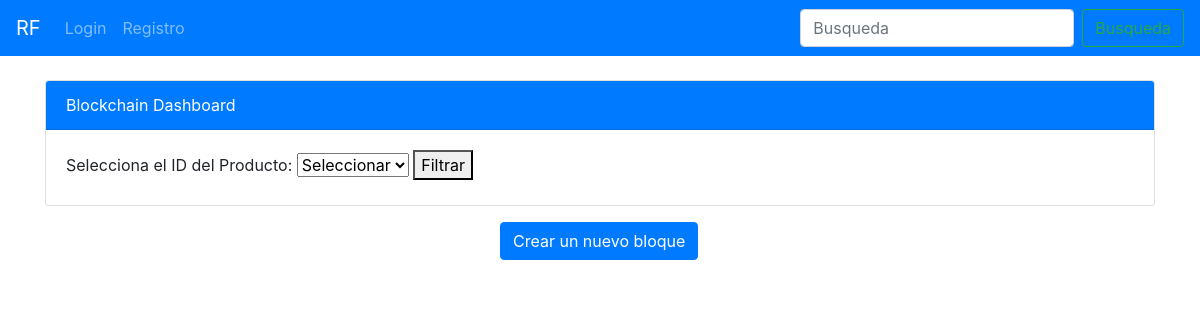
The app's page /blockchain/dashboard/, older data.
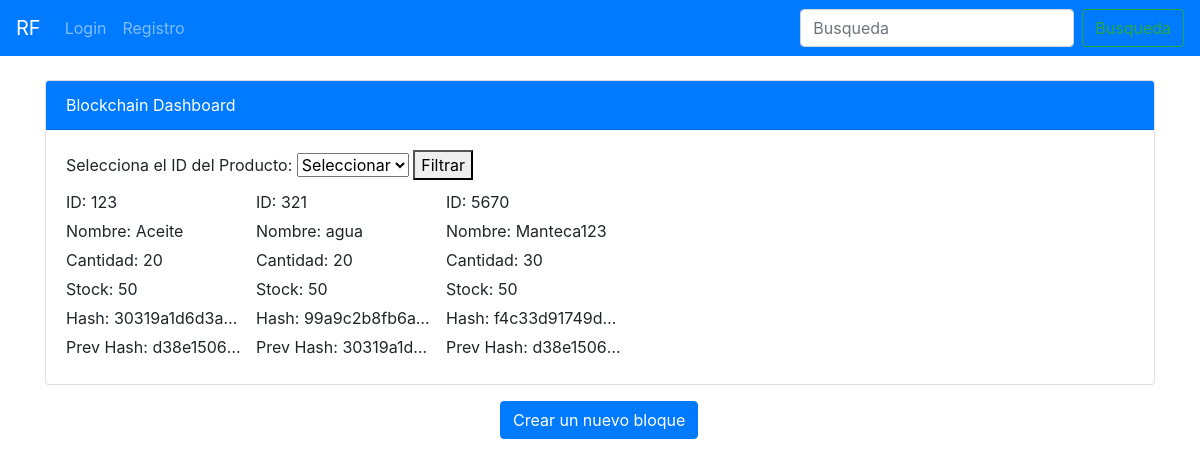
The same page, newer data.
### blockchain/models.py (models this page shows)
class Block(models.Model):
    producto_id = models.CharField(max_length=100)
    nombre = models.CharField(max_length=100)
    cantidad = models.IntegerField()
    stock = models.IntegerField()
    hash = models.CharField(max_length=64)
    prev_hash = models.CharField(max_length=64)
    timestamp = models.DateTimeField(auto_now_add=True)
    def __str__(self):
        return f'Bloque {self.id} - {self.nombre}'

### blockchain/views.py (the view)
# urls.py: path('dashboard/', views.blockchain_dashboard, name='blockchain_dashboard'),  # Ruta para el dashboard
def blockchain_dashboard(request):
    all_ids = Block.objects.values_list('producto_id', flat=True).distinct()
    print(f"All IDs: {all_ids}")  # Agrega esta línea para depurar
    producto_id = request.GET.get('producto_id')
    if producto_id:
        blocks = Block.objects.filter(producto_id=producto_id)
    else:
        blocks = Block.objects.all()
    print(f"Blocks: {blocks}")  # Agrega esta línea para depurar
    context = {
        'all_ids': all_ids,
        'blocks': blocks,
    }
    return render(request, 'blockchain/dashboard.html', context)

### templates/blockchain/dashboard.html (shortened to what this page needs)
<!DOCTYPE html>
<html lang="es">
<head>
</head>
<body>
    {% block content %}
    {% include 'partials/nav.html'%}
    <div class="container mt-4">
        <div class="card">
            <div class="card-header bg-primary text-white">Blockchain Dashboard</div>
            <div class="card-body">
            <form method="get" action="{% url 'blockchain_dashboard' %}">
                <label for="producto_id">Selecciona el ID del Producto:</label>
                <select id="producto_id" name="producto_id">
                    <option value=""> Seleccionar </option>
                </select>
                <button type="submit">Filtrar</button>
            </form>
            <div class="block-container">
                {% for block in blocks %}
                <div class="block">
                    <p>ID: {{ block.producto_id }}</p>
                    <p>Nombre: {{ block.nombre }}</p>
                    <p>Cantidad: {{ block.cantidad }}</p>
                    <p>Stock: {{ block.stock }}</p>
                    <p>Hash: {{ block.hash }}</p>
                    <p>Prev Hash: {{ block.prev_hash }}</p>
                </div>
                {% endfor %}
            </div>
        </div>
    </div>
<div class="container mt-3">
<div class="mx-auto " style="width: 200px;">
<a href="{% url 'block-index' %}" class="btn btn-primary">
    Crear un nuevo bloque</a></div>
</div>
{% endblock%}
</body>
</html>

### templates/partials/nav.html (shortened to what this page needs)
<!DOCTYPE html>
<html lang="es">
<head>
    <link rel="stylesheet" href="https://stackpath.bootstrapcdn.com/bootstrap/4.5.2/css/bootstrap.min.css">
</head>
<body>
  {% load crispy_forms_tags %}
<nav class="navbar navbar-expand-lg navbar-dark bg-primary pl-3">
  <a class="navbar-brand" href="{% url "api-index" %}">RF</a>
  {% if user.is_authenticated %}
  <ul class="navbar-nav mr-0">
    <li class="nav-item">
      <a class="nav-link" href={% url "user-perfil" %}>Perfil</a>
    </li>
    <li class="nav-item dropdown">
      <a class="nav-link dropdown-toggle" href="#" role="button" data-toggle="dropdown" aria-expanded="false">
        Menu
      </a>
      <div class="dropdown-menu">
        <a class="dropdown-item" href="#">Administrador</a>
        <a class="dropdown-item" href={% url "blockchain_dashboard" %}>Blockchain</a>
        <a class="dropdown-item">
          <form method="post" action="{% url 'user-logout' %}">
          {% csrf_token %}
          <button type="submit">Logout</button></form>
        </a>
      </div>
    </li>
  </ul>
    {% else %}
    <div class="collapse navbar-collapse" id="navbarSupportedContent">
      <ul class="navbar-nav ">
        <li class="nav-item">
          <a class="nav-link" href="{% url 'user-login' %}">Login</a>
        </li>
        <li class="nav-item">
          <a class="nav-link" href="{% url 'user-register' %}">Registro</a>
        </li>
      </ul>
    {% endif %}
    <form class="form-inline my-2 my-lg-0 ml-auto">
      <input class="form-control mr-sm-2" type="Busqueda" placeholder="Busqueda" aria-label="Busqueda">
      <button class="btn btn-outline-success my-2 my-sm-0" type="submit">Busqueda</button>
    </form>
  </div>
</nav>
</body>

### templates/blockchain/dashboard.html (style rules this page uses)
.block-container { display: flex; flex-wrap: wrap; gap: 10px; }
.block p { margin: 5px 0; overflow: hidden; white-space: nowrap; text-overflow: ellipsis; max-width: 180px; }
.block p { margin: 5px 0; }

Row changes from the older to the newer data that the page shows:
added Block: producto_id "123", nombre "Aceite", cantidad "20", stock "50", hash "30319a1d6d3a…", prev_hash "d38e1506…"
added Block: producto_id "321", nombre "agua", cantidad "20", stock "50", hash "99a9c2b8fb6a…", prev_hash "30319a1d…"
added Block: producto_id "5670", nombre "Manteca123", cantidad "30", stock "50", hash "f4c33d91749d…", prev_hash "d38e1506…"
